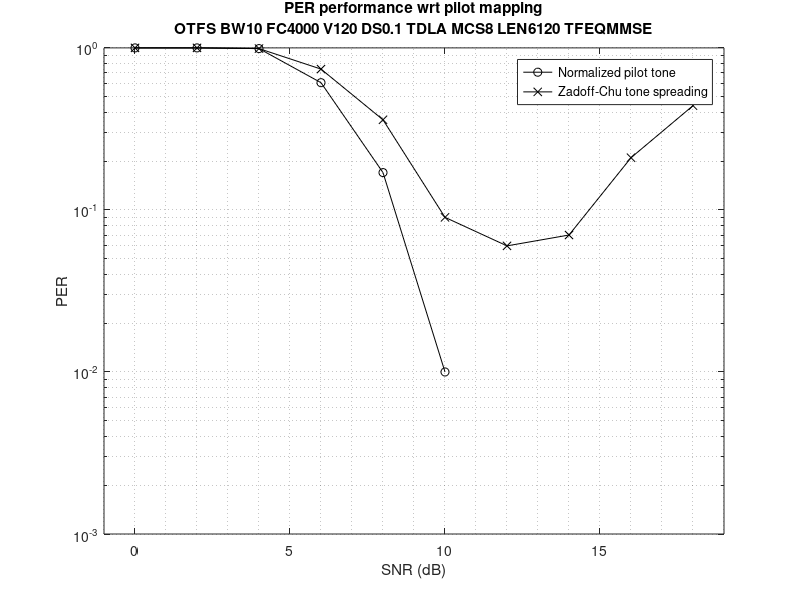
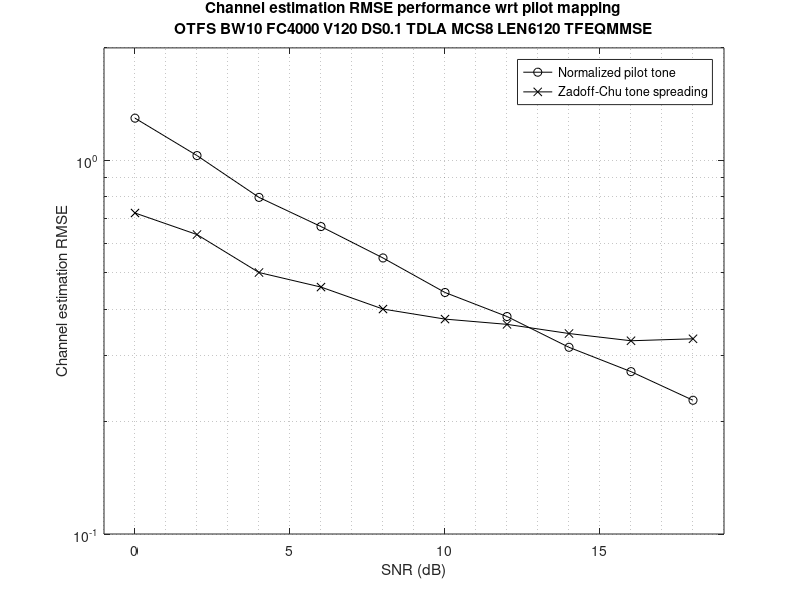

These charts were generated, in order, by the following MATLAB code:
% simulator: new_wave_lls
% commit: 

% RUNNING CASE: CASE: OTFS BW10 FC4000 V120 DS0.1 TDLA MCS8 LEN6120 SIM100 SNR0 DDTONE TFEQMMSE
% normal impulse
per_case01 = [ ...
  0.0       1.000000     1.297
  2.0       1.000000     1.030
  4.0       0.990000     0.796
  6.0       0.610000     0.665
  8.0       0.170000     0.548
 10.0       0.010000     0.443
 12.0       0.000000     0.382
 14.0       0.000000     0.316
 16.0       0.000000     0.272
 18.0       0.000000     0.228];

% reduced power impulse
per_case02 = [ ...
  0.0       1.000000    11.827
  2.0       1.000000     8.888
  4.0       1.000000     7.503
  6.0       1.000000     6.266
  8.0       1.000000     4.869
 10.0       1.000000     4.341
 12.0       1.000000     3.569
 14.0       1.000000     3.145
 16.0       1.000000     2.929
 18.0       1.000000     2.731];

% zadoff-chu spreading
per_case03 = [ ...
  0.0       1.000000     0.723
  2.0       1.000000     0.633
  4.0       0.990000     0.501
  6.0       0.740000     0.458
  8.0       0.360000     0.400
 10.0       0.090000     0.376
 12.0       0.060000     0.364
 14.0       0.070000     0.344
 16.0       0.210000     0.329
 18.0       0.440000     0.333];

figure
semilogy(per_case01(:,1),per_case01(:,2),'-ko'), hold on
semilogy(per_case03(:,1),per_case03(:,2),'-kx'), hold off
grid minor
title({'PER performance wrt pilot mapping'; 'OTFS BW10 FC4000 V120 DS0.1 TDLA MCS8 LEN6120 TFEQMMSE'})
xlabel('SNR (dB)'), ylabel('PER')
legend('Normalized pilot tone', 'Zadoff-Chu tone spreading')
axis([-1 19 1e-3 1])

figure
semilogy(per_case01(:,1),per_case01(:,3),'-ko'), hold on
% semilogy(per_case02(:,1),per_case02(:,3),'-kx')
semilogy(per_case03(:,1),per_case03(:,3),'-kx'), hold off
grid minor
title({'Channel estimation RMSE performance wrt pilot mapping'; 'OTFS BW10 FC4000 V120 DS0.1 TDLA MCS8 LEN6120 TFEQMMSE'})
xlabel('SNR (dB)'), ylabel('Channel estimation RMSE')
legend('Normalized pilot tone', 'Zadoff-Chu tone spreading')
axis([-1 19 1e-1 2])
